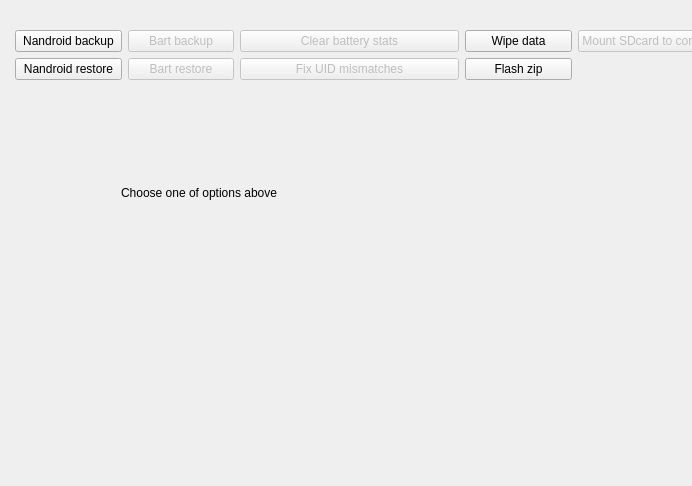
<?xml version="1.0" encoding="UTF-8"?>
<ui version="4.0">
 <class>RecoveryWidget</class>
 <widget class="QWidget" name="RecoveryWidget">
  <property name="geometry">
   <rect>
    <x>0</x>
    <y>0</y>
    <width>692</width>
    <height>486</height>
   </rect>
  </property>
  <property name="windowTitle">
   <string notr="true">Form</string>
  </property>
  <widget class="QWidget" name="layoutWidget">
   <property name="geometry">
    <rect>
     <x>10</x>
     <y>10</y>
     <width>725</width>
     <height>461</height>
    </rect>
   </property>
   <layout class="QGridLayout" name="layoutRecovery">
    <item row="0" column="2" colspan="2">
     <spacer name="verticalSpacer_3">
      <property name="orientation">
       <enum>Qt::Vertical</enum>
      </property>
      <property name="sizeType">
       <enum>QSizePolicy::Fixed</enum>
      </property>
      <property name="sizeHint" stdset="0">
       <size>
        <width>20</width>
        <height>20</height>
       </size>
      </property>
     </spacer>
    </item>
    <item row="1" column="1">
     <widget class="QPushButton" name="buttonNandroidBackup">
      <property name="enabled">
       <bool>true</bool>
      </property>
      <property name="focusPolicy">
       <enum>Qt::ClickFocus</enum>
      </property>
      <property name="text">
       <string>Nandroid backup</string>
      </property>
     </widget>
    </item>
    <item row="1" column="2">
     <widget class="QPushButton" name="buttonBartBackup">
      <property name="enabled">
       <bool>false</bool>
      </property>
      <property name="focusPolicy">
       <enum>Qt::ClickFocus</enum>
      </property>
      <property name="text">
       <string>Bart backup</string>
      </property>
     </widget>
    </item>
    <item row="1" column="3" colspan="2">
     <widget class="QPushButton" name="buttonClearBattery">
      <property name="enabled">
       <bool>false</bool>
      </property>
      <property name="focusPolicy">
       <enum>Qt::ClickFocus</enum>
      </property>
      <property name="text">
       <string>Clear battery stats</string>
      </property>
     </widget>
    </item>
    <item row="1" column="5">
     <widget class="QPushButton" name="buttonWipeData">
      <property name="text">
       <string>Wipe data</string>
      </property>
     </widget>
    </item>
    <item row="1" column="6">
     <widget class="QPushButton" name="buttonMountSD">
      <property name="enabled">
       <bool>false</bool>
      </property>
      <property name="focusPolicy">
       <enum>Qt::ClickFocus</enum>
      </property>
      <property name="text">
       <string>Mount SDcard to computer</string>
      </property>
     </widget>
    </item>
    <item row="2" column="1">
     <widget class="QPushButton" name="buttonNandroidRestore">
      <property name="focusPolicy">
       <enum>Qt::ClickFocus</enum>
      </property>
      <property name="text">
       <string>Nandroid restore</string>
      </property>
     </widget>
    </item>
    <item row="2" column="2">
     <widget class="QPushButton" name="buttonBartRestore">
      <property name="enabled">
       <bool>false</bool>
      </property>
      <property name="focusPolicy">
       <enum>Qt::ClickFocus</enum>
      </property>
      <property name="text">
       <string>Bart restore</string>
      </property>
     </widget>
    </item>
    <item row="2" column="3" colspan="2">
     <widget class="QPushButton" name="buttonFixUID">
      <property name="enabled">
       <bool>false</bool>
      </property>
      <property name="focusPolicy">
       <enum>Qt::ClickFocus</enum>
      </property>
      <property name="text">
       <string>Fix UID mismatches</string>
      </property>
     </widget>
    </item>
    <item row="2" column="5">
     <widget class="QPushButton" name="buttonFlashZip">
      <property name="focusPolicy">
       <enum>Qt::ClickFocus</enum>
      </property>
      <property name="text">
       <string>Flash zip</string>
      </property>
     </widget>
    </item>
    <item row="3" column="0">
     <spacer name="horizontalSpacer_4">
      <property name="orientation">
       <enum>Qt::Horizontal</enum>
      </property>
      <property name="sizeType">
       <enum>QSizePolicy::Fixed</enum>
      </property>
      <property name="sizeHint" stdset="0">
       <size>
        <width>5</width>
        <height>20</height>
       </size>
      </property>
     </spacer>
    </item>
    <item row="3" column="1" colspan="6">
     <widget class="QStackedWidget" name="stackedRecovery">
      <property name="currentIndex">
       <number>6</number>
      </property>
      <widget class="QWidget" name="pageNandroidBackup">
       <widget class="QWidget" name="layoutWidget_2">
        <property name="geometry">
         <rect>
          <x>30</x>
          <y>20</y>
          <width>590</width>
          <height>308</height>
         </rect>
        </property>
        <layout class="QGridLayout" name="layoutNandroidBackup">
         <item row="0" column="4">
          <spacer name="verticalSpacer_15">
           <property name="orientation">
            <enum>Qt::Vertical</enum>
           </property>
           <property name="sizeType">
            <enum>QSizePolicy::Fixed</enum>
           </property>
           <property name="sizeHint" stdset="0">
            <size>
             <width>20</width>
             <height>13</height>
            </size>
           </property>
          </spacer>
         </item>
         <item row="1" column="2">
          <widget class="QCheckBox" name="checkNandroidBackupString">
           <property name="text">
            <string>Substring</string>
           </property>
          </widget>
         </item>
         <item row="1" column="3" colspan="4">
          <widget class="QLineEdit" name="editNandroidBackupString"/>
         </item>
         <item row="1" column="7" rowspan="2" colspan="2">
          <widget class="QPushButton" name="buttonNandroidBackupStart">
           <property name="sizePolicy">
            <sizepolicy hsizetype="Minimum" vsizetype="Minimum">
             <horstretch>0</horstretch>
             <verstretch>0</verstretch>
            </sizepolicy>
           </property>
           <property name="text">
            <string>Backup</string>
           </property>
          </widget>
         </item>
         <item row="2" column="1">
          <spacer name="horizontalSpacer_13">
           <property name="orientation">
            <enum>Qt::Horizontal</enum>
           </property>
           <property name="sizeHint" stdset="0">
            <size>
             <width>40</width>
             <height>20</height>
            </size>
           </property>
          </spacer>
         </item>
         <item row="2" column="2">
          <widget class="QCheckBox" name="checkNandroidBackupPath">
           <property name="text">
            <string>Path</string>
           </property>
          </widget>
         </item>
         <item row="2" column="3" colspan="4">
          <widget class="QLineEdit" name="editNandroidBackupPath"/>
         </item>
         <item row="2" column="9">
          <spacer name="horizontalSpacer_14">
           <property name="orientation">
            <enum>Qt::Horizontal</enum>
           </property>
           <property name="sizeHint" stdset="0">
            <size>
             <width>40</width>
             <height>20</height>
            </size>
           </property>
          </spacer>
         </item>
         <item row="3" column="2">
          <widget class="QCheckBox" name="checkNandroidBackupBoot">
           <property name="text">
            <string notr="true">Boot</string>
           </property>
          </widget>
         </item>
         <item row="3" column="3">
          <widget class="QCheckBox" name="checkNandroidBackupCache">
           <property name="text">
            <string notr="true">Cache</string>
           </property>
          </widget>
         </item>
         <item row="3" column="4">
          <widget class="QCheckBox" name="checkNandroidBackupData">
           <property name="text">
            <string notr="true">Data</string>
           </property>
          </widget>
         </item>
         <item row="3" column="5">
          <widget class="QCheckBox" name="checkNandroidBackupExt">
           <property name="text">
            <string notr="true">Ext</string>
           </property>
          </widget>
         </item>
         <item row="3" column="6">
          <widget class="QCheckBox" name="checkNandroidBackupMisc">
           <property name="text">
            <string notr="true">Misc</string>
           </property>
          </widget>
         </item>
         <item row="3" column="7">
          <widget class="QCheckBox" name="checkNandroidBackupRecovery">
           <property name="text">
            <string notr="true">Recovery</string>
           </property>
          </widget>
         </item>
         <item row="3" column="8">
          <widget class="QCheckBox" name="checkNandroidBackupSystem">
           <property name="text">
            <string notr="true">System</string>
           </property>
          </widget>
         </item>
         <item row="4" column="0">
          <spacer name="horizontalSpacer_6">
           <property name="orientation">
            <enum>Qt::Horizontal</enum>
           </property>
           <property name="sizeType">
            <enum>QSizePolicy::Fixed</enum>
           </property>
           <property name="sizeHint" stdset="0">
            <size>
             <width>13</width>
             <height>20</height>
            </size>
           </property>
          </spacer>
         </item>
         <item row="4" column="1" rowspan="2" colspan="9">
          <widget class="QTextBrowser" name="textNandroidBackup">
           <property name="focusPolicy">
            <enum>Qt::ClickFocus</enum>
           </property>
           <property name="textInteractionFlags">
            <set>Qt::NoTextInteraction</set>
           </property>
          </widget>
         </item>
         <item row="5" column="10">
          <spacer name="horizontalSpacer_12">
           <property name="orientation">
            <enum>Qt::Horizontal</enum>
           </property>
           <property name="sizeType">
            <enum>QSizePolicy::Fixed</enum>
           </property>
           <property name="sizeHint" stdset="0">
            <size>
             <width>13</width>
             <height>20</height>
            </size>
           </property>
          </spacer>
         </item>
         <item row="6" column="4">
          <spacer name="verticalSpacer_14">
           <property name="orientation">
            <enum>Qt::Vertical</enum>
           </property>
           <property name="sizeType">
            <enum>QSizePolicy::Fixed</enum>
           </property>
           <property name="sizeHint" stdset="0">
            <size>
             <width>20</width>
             <height>13</height>
            </size>
           </property>
          </spacer>
         </item>
        </layout>
       </widget>
      </widget>
      <widget class="QWidget" name="pageNandroidRestore">
       <widget class="QWidget" name="layoutWidget_3">
        <property name="geometry">
         <rect>
          <x>0</x>
          <y>20</y>
          <width>560</width>
          <height>285</height>
         </rect>
        </property>
        <layout class="QGridLayout" name="layoutNandroidRestore">
         <item row="0" column="4">
          <spacer name="verticalSpacer_16">
           <property name="orientation">
            <enum>Qt::Vertical</enum>
           </property>
           <property name="sizeType">
            <enum>QSizePolicy::Fixed</enum>
           </property>
           <property name="sizeHint" stdset="0">
            <size>
             <width>20</width>
             <height>13</height>
            </size>
           </property>
          </spacer>
         </item>
         <item row="1" column="1">
          <spacer name="horizontalSpacer_16">
           <property name="orientation">
            <enum>Qt::Horizontal</enum>
           </property>
           <property name="sizeHint" stdset="0">
            <size>
             <width>40</width>
             <height>20</height>
            </size>
           </property>
          </spacer>
         </item>
         <item row="1" column="2" colspan="6">
          <widget class="QComboBox" name="comboNandroidRestore"/>
         </item>
         <item row="1" column="8" colspan="2">
          <widget class="QPushButton" name="buttonNandroidRestoreStart">
           <property name="sizePolicy">
            <sizepolicy hsizetype="Minimum" vsizetype="Minimum">
             <horstretch>0</horstretch>
             <verstretch>0</verstretch>
            </sizepolicy>
           </property>
           <property name="text">
            <string>Restore</string>
           </property>
          </widget>
         </item>
         <item row="1" column="10">
          <spacer name="horizontalSpacer_15">
           <property name="orientation">
            <enum>Qt::Horizontal</enum>
           </property>
           <property name="sizeHint" stdset="0">
            <size>
             <width>40</width>
             <height>20</height>
            </size>
           </property>
          </spacer>
         </item>
         <item row="2" column="2">
          <widget class="QCheckBox" name="checkNandroidRestoreBoot">
           <property name="text">
            <string notr="true">Boot</string>
           </property>
          </widget>
         </item>
         <item row="2" column="3">
          <widget class="QCheckBox" name="checkNandroidRestoreCache">
           <property name="text">
            <string notr="true">Cache</string>
           </property>
          </widget>
         </item>
         <item row="2" column="4">
          <widget class="QCheckBox" name="checkNandroidRestoreData">
           <property name="text">
            <string notr="true">Data</string>
           </property>
          </widget>
         </item>
         <item row="2" column="5">
          <widget class="QCheckBox" name="checkNandroidRestoreExt">
           <property name="text">
            <string notr="true">Ext</string>
           </property>
          </widget>
         </item>
         <item row="2" column="6">
          <widget class="QCheckBox" name="checkNandroidRestoreMisc">
           <property name="text">
            <string notr="true">Misc</string>
           </property>
          </widget>
         </item>
         <item row="2" column="7" colspan="2">
          <widget class="QCheckBox" name="checkNandroidRestoreRecovery">
           <property name="text">
            <string notr="true">Recovery</string>
           </property>
          </widget>
         </item>
         <item row="2" column="9">
          <widget class="QCheckBox" name="checkNandroidRestoreSystem">
           <property name="text">
            <string notr="true">System</string>
           </property>
          </widget>
         </item>
         <item row="3" column="0">
          <spacer name="horizontalSpacer_17">
           <property name="orientation">
            <enum>Qt::Horizontal</enum>
           </property>
           <property name="sizeType">
            <enum>QSizePolicy::Fixed</enum>
           </property>
           <property name="sizeHint" stdset="0">
            <size>
             <width>13</width>
             <height>20</height>
            </size>
           </property>
          </spacer>
         </item>
         <item row="3" column="1" colspan="10">
          <widget class="QTextBrowser" name="textNandroidRestore">
           <property name="focusPolicy">
            <enum>Qt::ClickFocus</enum>
           </property>
           <property name="textInteractionFlags">
            <set>Qt::NoTextInteraction</set>
           </property>
          </widget>
         </item>
         <item row="3" column="11">
          <spacer name="horizontalSpacer_18">
           <property name="orientation">
            <enum>Qt::Horizontal</enum>
           </property>
           <property name="sizeType">
            <enum>QSizePolicy::Fixed</enum>
           </property>
           <property name="sizeHint" stdset="0">
            <size>
             <width>13</width>
             <height>20</height>
            </size>
           </property>
          </spacer>
         </item>
         <item row="4" column="4">
          <spacer name="verticalSpacer_17">
           <property name="orientation">
            <enum>Qt::Vertical</enum>
           </property>
           <property name="sizeType">
            <enum>QSizePolicy::Fixed</enum>
           </property>
           <property name="sizeHint" stdset="0">
            <size>
             <width>20</width>
             <height>13</height>
            </size>
           </property>
          </spacer>
         </item>
        </layout>
       </widget>
      </widget>
      <widget class="QWidget" name="pageBart"/>
      <widget class="QWidget" name="pageFixUID">
       <widget class="QWidget" name="layoutWidget_4">
        <property name="geometry">
         <rect>
          <x>40</x>
          <y>30</y>
          <width>280</width>
          <height>244</height>
         </rect>
        </property>
        <layout class="QGridLayout" name="layoutFixUID">
         <item row="0" column="1">
          <spacer name="verticalSpacer_20">
           <property name="orientation">
            <enum>Qt::Vertical</enum>
           </property>
           <property name="sizeType">
            <enum>QSizePolicy::Fixed</enum>
           </property>
           <property name="sizeHint" stdset="0">
            <size>
             <width>20</width>
             <height>5</height>
            </size>
           </property>
          </spacer>
         </item>
         <item row="1" column="1" rowspan="2">
          <widget class="QTextBrowser" name="textFixUID">
           <property name="textInteractionFlags">
            <set>Qt::NoTextInteraction</set>
           </property>
          </widget>
         </item>
         <item row="1" column="2">
          <spacer name="horizontalSpacer_22">
           <property name="orientation">
            <enum>Qt::Horizontal</enum>
           </property>
           <property name="sizeType">
            <enum>QSizePolicy::Fixed</enum>
           </property>
           <property name="sizeHint" stdset="0">
            <size>
             <width>5</width>
             <height>20</height>
            </size>
           </property>
          </spacer>
         </item>
         <item row="2" column="0">
          <spacer name="horizontalSpacer_21">
           <property name="orientation">
            <enum>Qt::Horizontal</enum>
           </property>
           <property name="sizeType">
            <enum>QSizePolicy::Fixed</enum>
           </property>
           <property name="sizeHint" stdset="0">
            <size>
             <width>5</width>
             <height>20</height>
            </size>
           </property>
          </spacer>
         </item>
         <item row="3" column="1">
          <spacer name="verticalSpacer_21">
           <property name="orientation">
            <enum>Qt::Vertical</enum>
           </property>
           <property name="sizeType">
            <enum>QSizePolicy::Fixed</enum>
           </property>
           <property name="sizeHint" stdset="0">
            <size>
             <width>20</width>
             <height>5</height>
            </size>
           </property>
          </spacer>
         </item>
        </layout>
       </widget>
      </widget>
      <widget class="QWidget" name="pageWipeData">
       <widget class="QWidget" name="layoutWidget_5">
        <property name="geometry">
         <rect>
          <x>110</x>
          <y>50</y>
          <width>280</width>
          <height>244</height>
         </rect>
        </property>
        <layout class="QGridLayout" name="layoutWipeData">
         <item row="0" column="1">
          <spacer name="verticalSpacer_22">
           <property name="orientation">
            <enum>Qt::Vertical</enum>
           </property>
           <property name="sizeType">
            <enum>QSizePolicy::Fixed</enum>
           </property>
           <property name="sizeHint" stdset="0">
            <size>
             <width>20</width>
             <height>5</height>
            </size>
           </property>
          </spacer>
         </item>
         <item row="1" column="1" rowspan="2">
          <widget class="QTextBrowser" name="textWipeData">
           <property name="textInteractionFlags">
            <set>Qt::NoTextInteraction</set>
           </property>
          </widget>
         </item>
         <item row="1" column="2">
          <spacer name="horizontalSpacer_23">
           <property name="orientation">
            <enum>Qt::Horizontal</enum>
           </property>
           <property name="sizeType">
            <enum>QSizePolicy::Fixed</enum>
           </property>
           <property name="sizeHint" stdset="0">
            <size>
             <width>5</width>
             <height>20</height>
            </size>
           </property>
          </spacer>
         </item>
         <item row="2" column="0">
          <spacer name="horizontalSpacer_24">
           <property name="orientation">
            <enum>Qt::Horizontal</enum>
           </property>
           <property name="sizeType">
            <enum>QSizePolicy::Fixed</enum>
           </property>
           <property name="sizeHint" stdset="0">
            <size>
             <width>5</width>
             <height>20</height>
            </size>
           </property>
          </spacer>
         </item>
         <item row="3" column="1">
          <spacer name="verticalSpacer_23">
           <property name="orientation">
            <enum>Qt::Vertical</enum>
           </property>
           <property name="sizeType">
            <enum>QSizePolicy::Fixed</enum>
           </property>
           <property name="sizeHint" stdset="0">
            <size>
             <width>20</width>
             <height>5</height>
            </size>
           </property>
          </spacer>
         </item>
        </layout>
       </widget>
      </widget>
      <widget class="QWidget" name="pageFlashZIP">
       <widget class="QWidget" name="layoutWidget_6">
        <property name="geometry">
         <rect>
          <x>100</x>
          <y>30</y>
          <width>280</width>
          <height>244</height>
         </rect>
        </property>
        <layout class="QGridLayout" name="layoutFlashZIP">
         <item row="0" column="1">
          <spacer name="verticalSpacer_24">
           <property name="orientation">
            <enum>Qt::Vertical</enum>
           </property>
           <property name="sizeType">
            <enum>QSizePolicy::Fixed</enum>
           </property>
           <property name="sizeHint" stdset="0">
            <size>
             <width>20</width>
             <height>5</height>
            </size>
           </property>
          </spacer>
         </item>
         <item row="1" column="1" rowspan="2">
          <widget class="QTextBrowser" name="textFlashZIP">
           <property name="textInteractionFlags">
            <set>Qt::NoTextInteraction</set>
           </property>
          </widget>
         </item>
         <item row="1" column="2">
          <spacer name="horizontalSpacer_25">
           <property name="orientation">
            <enum>Qt::Horizontal</enum>
           </property>
           <property name="sizeType">
            <enum>QSizePolicy::Fixed</enum>
           </property>
           <property name="sizeHint" stdset="0">
            <size>
             <width>5</width>
             <height>20</height>
            </size>
           </property>
          </spacer>
         </item>
         <item row="2" column="0">
          <spacer name="horizontalSpacer_26">
           <property name="orientation">
            <enum>Qt::Horizontal</enum>
           </property>
           <property name="sizeType">
            <enum>QSizePolicy::Fixed</enum>
           </property>
           <property name="sizeHint" stdset="0">
            <size>
             <width>5</width>
             <height>20</height>
            </size>
           </property>
          </spacer>
         </item>
         <item row="3" column="1">
          <spacer name="verticalSpacer_25">
           <property name="orientation">
            <enum>Qt::Vertical</enum>
           </property>
           <property name="sizeType">
            <enum>QSizePolicy::Fixed</enum>
           </property>
           <property name="sizeHint" stdset="0">
            <size>
             <width>20</width>
             <height>5</height>
            </size>
           </property>
          </spacer>
         </item>
        </layout>
       </widget>
      </widget>
      <widget class="QWidget" name="pageRecoveryStart">
       <widget class="QWidget" name="layoutWidget_7">
        <property name="geometry">
         <rect>
          <x>70</x>
          <y>50</y>
          <width>229</width>
          <height>114</height>
         </rect>
        </property>
        <layout class="QGridLayout" name="layoutRecoveryStart">
         <item row="0" column="1">
          <spacer name="verticalSpacer_18">
           <property name="orientation">
            <enum>Qt::Vertical</enum>
           </property>
           <property name="sizeHint" stdset="0">
            <size>
             <width>20</width>
             <height>40</height>
            </size>
           </property>
          </spacer>
         </item>
         <item row="1" column="0">
          <spacer name="horizontalSpacer_19">
           <property name="orientation">
            <enum>Qt::Horizontal</enum>
           </property>
           <property name="sizeHint" stdset="0">
            <size>
             <width>40</width>
             <height>20</height>
            </size>
           </property>
          </spacer>
         </item>
         <item row="1" column="1">
          <widget class="QLabel" name="labelRecoveryStart">
           <property name="text">
            <string>Choose one of options above</string>
           </property>
          </widget>
         </item>
         <item row="1" column="2">
          <spacer name="horizontalSpacer_20">
           <property name="orientation">
            <enum>Qt::Horizontal</enum>
           </property>
           <property name="sizeHint" stdset="0">
            <size>
             <width>40</width>
             <height>20</height>
            </size>
           </property>
          </spacer>
         </item>
         <item row="2" column="1">
          <spacer name="verticalSpacer_19">
           <property name="orientation">
            <enum>Qt::Vertical</enum>
           </property>
           <property name="sizeHint" stdset="0">
            <size>
             <width>20</width>
             <height>40</height>
            </size>
           </property>
          </spacer>
         </item>
        </layout>
       </widget>
      </widget>
     </widget>
    </item>
    <item row="3" column="7">
     <spacer name="horizontalSpacer_5">
      <property name="orientation">
       <enum>Qt::Horizontal</enum>
      </property>
      <property name="sizeType">
       <enum>QSizePolicy::Fixed</enum>
      </property>
      <property name="sizeHint" stdset="0">
       <size>
        <width>5</width>
        <height>20</height>
       </size>
      </property>
     </spacer>
    </item>
    <item row="4" column="4">
     <spacer name="verticalSpacer_2">
      <property name="orientation">
       <enum>Qt::Vertical</enum>
      </property>
      <property name="sizeType">
       <enum>QSizePolicy::Fixed</enum>
      </property>
      <property name="sizeHint" stdset="0">
       <size>
        <width>20</width>
        <height>5</height>
       </size>
      </property>
     </spacer>
    </item>
   </layout>
  </widget>
 </widget>
 <resources/>
 <connections/>
</ui>
